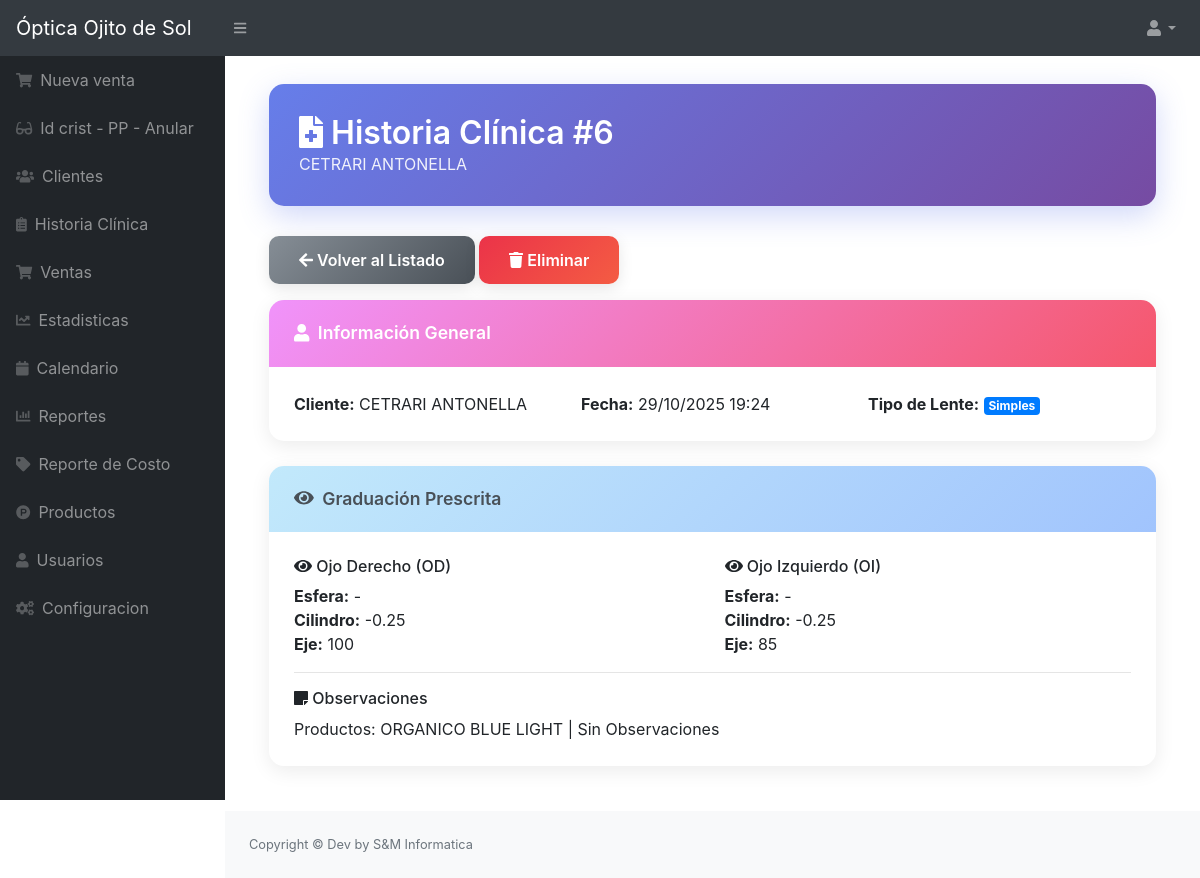
The app's page /src/ver_historia.php?id=6 (signed in) with its own data.
### tables this page shows
CREATE TABLE `historia_clinica` (
  `id` int NOT NULL,
  `id_cliente` int NOT NULL,
  `fecha` datetime NOT NULL DEFAULT CURRENT_TIMESTAMP,
  `tipo_lente` varchar(50) DEFAULT NULL COMMENT 'Simples, Bifocales, Multifocales, Sol, etc.',
  `tipo_consulta` varchar(50) DEFAULT NULL COMMENT 'Nueva, Control, Revisión',
  `nue_od_esfera` varchar(20) DEFAULT NULL,
  `nue_od_cilindro` varchar(20) DEFAULT NULL,
  `nue_od_eje` varchar(20) DEFAULT NULL,
  `nue_oi_esfera` varchar(20) DEFAULT NULL,
  `nue_oi_cilindro` varchar(20) DEFAULT NULL,
  `nue_oi_eje` varchar(20) DEFAULT NULL,
  `nue_adicion` varchar(20) DEFAULT NULL COMMENT 'Para lentes bifocales/multifocales',
  `observaciones` text,
  `id_usuario` int NOT NULL
);

CREATE TABLE `cliente` (
  `idcliente` int NOT NULL,
  `nombre` varchar(100) NOT NULL,
  `telefono` varchar(15) NOT NULL,
  `direccion` varchar(200) NOT NULL,
  `usuario_id` int NOT NULL,
  `estado` int NOT NULL DEFAULT '1',
  `dni` varchar(12) NOT NULL,
  `obrasocial` varchar(30) NOT NULL,
  `medico` varchar(30) NOT NULL
);

### src/ver_historia.php (the view, shortened to what this page needs)
<?php
include "../conexion.php";
include_once "includes/header.php";
$id = isset($_GET['id']) ? intval($_GET['id']) : 0;
$query_historia = "SELECT h.*, c.nombre as nombre_cliente
                   FROM historia_clinica h
                   INNER JOIN cliente c ON h.id_cliente = c.idcliente
                   WHERE h.id = $id";
$result_historia = mysqli_query($conexion, $query_historia);
$historia = mysqli_fetch_assoc($result_historia);
?>
<div class="ventas-container">
    <div class="page-header">
        <h2><i class="fas fa-file-medical"></i> Historia Clínica #<?php echo $historia['id']; ?></h2>
        <p class="mb-0" style="opacity: 0.9;"><?php echo htmlspecialchars($historia['nombre_cliente']); ?></p>
    </div>
    <div class="mb-3">
        <a href="historia_clinica.php" class="btn btn-modern btn-modern-secondary">
            <i class="fas fa-arrow-left"></i> Volver al Listado
        </a>
        <a href="eliminar_historia.php?id=<?php echo $historia['id']; ?>" class="btn btn-modern btn-modern-danger" onclick="return confirm('¿Eliminar esta historia clínica?');">
            <i class="fas fa-trash"></i> Eliminar
        </a>
    </div>
    <div class="card-modern">
        <div class="card-header-patient">
            <i class="fas fa-user mr-1"></i>
            Información General
        </div>
        <div class="card-body-modern">
            <div class="row">
                <div class="col-md-4">
                    <strong>Cliente:</strong> <?php echo htmlspecialchars($historia['nombre_cliente']); ?>
                </div>
                <div class="col-md-4">
                    <strong>Fecha:</strong> <?php echo date("d/m/Y H:i", strtotime($historia['fecha'])); ?>
                </div>
                <div class="col-md-4">
                    <strong>Tipo de Lente:</strong>
                    <span class="badge badge-primary"><?php echo htmlspecialchars($historia['tipo_lente'] ?: '-'); ?></span>
                </div>
            </div>
        </div>
    </div>
    <div class="card-modern">
        <div class="card-header-info">
            <i class="fas fa-eye mr-1"></i>
            Graduación Prescrita
        </div>
        <div class="card-body-modern">
            <div class="row">
                <div class="col-md-6">
                    <h6><i class="fas fa-eye"></i> Ojo Derecho (OD)</h6>
                    <p class="mb-0">
                        <strong>Esfera:</strong> <?php echo htmlspecialchars($historia['nue_od_esfera'] ?: '-'); ?><br>
                        <strong>Cilindro:</strong> <?php echo htmlspecialchars($historia['nue_od_cilindro'] ?: '-'); ?><br>
                        <strong>Eje:</strong> <?php echo htmlspecialchars($historia['nue_od_eje'] ?: '-'); ?>
                    </p>
                </div>
                <div class="col-md-6">
                    <h6><i class="fas fa-eye"></i> Ojo Izquierdo (OI)</h6>
                    <p class="mb-0">
                        <strong>Esfera:</strong> <?php echo htmlspecialchars($historia['nue_oi_esfera'] ?: '-'); ?><br>
                        <strong>Cilindro:</strong> <?php echo htmlspecialchars($historia['nue_oi_cilindro'] ?: '-'); ?><br>
                        <strong>Eje:</strong> <?php echo htmlspecialchars($historia['nue_oi_eje'] ?: '-'); ?><br>
                    </p>
                </div>
            </div>
            <?php if ($historia['observaciones']) { ?>
                <hr class="my-3">
                <div class="row">
                    <div class="col-md-12">
                        <h6><i class="fas fa-sticky-note"></i> Observaciones</h6>
                        <p class="mb-0"><?php echo nl2br(htmlspecialchars($historia['observaciones'])); ?></p>
                    </div>
                </div>
            <?php } ?>
        </div>
    </div>
</div>
<?php include_once "includes/footer.php"; ?>

### src/includes/header.php (style rules this page uses)
.badge { display: inline-block !important; padding: 0.25em 0.4em !important; font-size: 75% !important; font-weight: 700 !important; line-height: 1 !important; text-align: center !important; white-space: nowrap !important; vertical-align: baseline !important; border-radius: 0.25rem !important; }

### src/ver_historia.php (style rules this page uses)
.ventas-container { max-width: 1400px; margin: 0 auto; padding: 20px; }
.page-header { background: linear-gradient(135deg, #667eea 0%, #764ba2 100%); color: white; padding: 30px; border-radius: 15px; margin-bottom: 30px; box-shadow: 0 10px 30px rgba(102, 126, 234, 0.3); }
.page-header h2 { margin: 0; font-weight: 600; font-size: 2rem; }
.card-modern { border: none; border-radius: 15px; box-shadow: 0 5px 20px rgba(0, 0, 0, 0.08); transition: transform 0.3s, box-shadow 0.3s; margin-bottom: 25px; overflow: hidden; }
.card-header-patient { background: linear-gradient(135deg, #f093fb 0%, #f5576c 100%); color: white; padding: 20px 25px; font-weight: 600; font-size: 1.1rem; border: none; }
.card-header-info { background: linear-gradient(135deg, #c2e9fb 0%, #a1c4fd 100%); color: #495057; padding: 20px 25px; font-weight: 600; font-size: 1.1rem; border: none; }
.card-body-modern { padding: 25px; }
.btn-modern { border-radius: 10px; padding: 12px 30px; font-weight: 600; transition: all 0.3s; border: none; font-size: 1rem; box-shadow: 0 4px 15px rgba(0, 0, 0, 0.1); }
.btn-modern-secondary { background: linear-gradient(135deg, #868e96 0%, #495057 100%); color: white; }
.btn-modern-danger { background: linear-gradient(135deg, #eb3349 0%, #f45c43 100%); color: white; }

### records on screen
historia_clinica: id "6", id_cliente.nombre "CETRARI ANTONELLA", fecha "29/10/2025 19:24", tipo_lente "Simples", nue_od_esfera "-", nue_od_cilindro "-0.25", nue_od_eje "100", nue_oi_esfera "-", nue_oi_cilindro "-0.25", nue_oi_eje "85", observaciones "Productos: ORGANICO BLUE LIGHT | Sin Observaciones"
